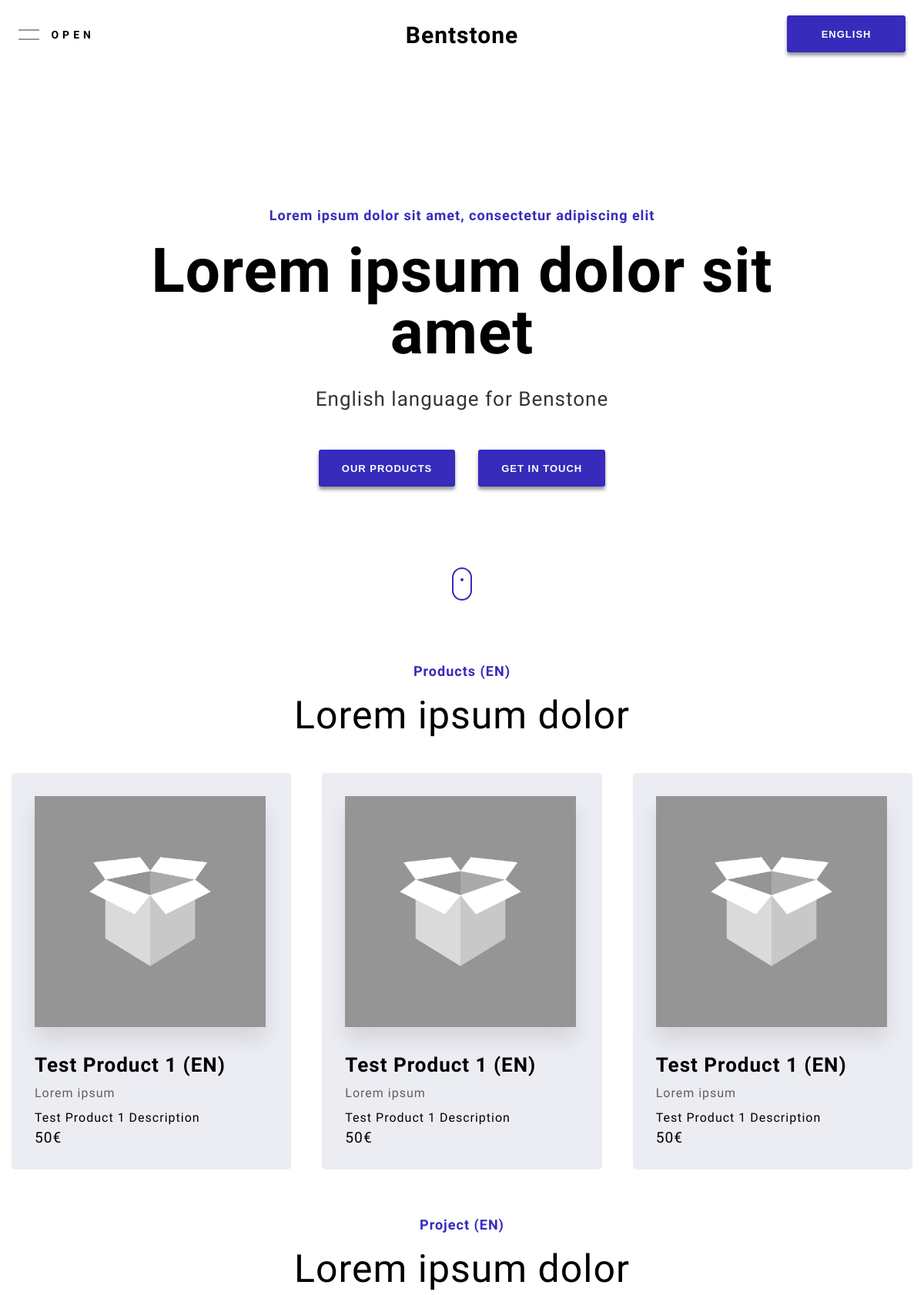
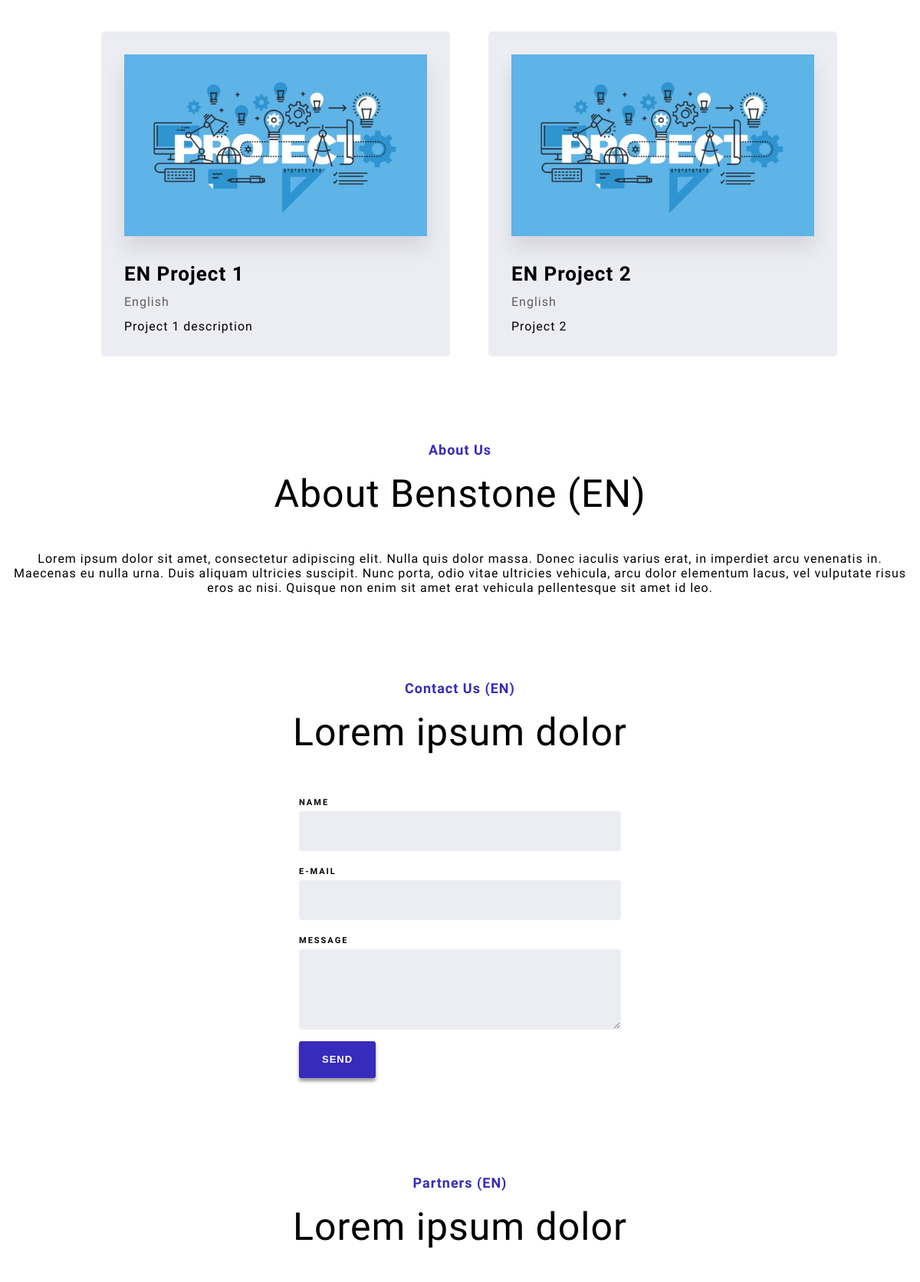
The page /en/ (upper part) on the database its author committed (2 pictures, top to bottom).
### Main/models.py (models this page shows, shortened)
class Menu(models.Model):
	open_button		= models.CharField(max_length=50)
	close_button	= models.CharField(max_length=50)
	home_button		= models.CharField(max_length=50)
	products_button	= models.CharField(max_length=50)
	projects_button	= models.CharField(max_length=50)
	about_us_button	= models.CharField(max_length=50)
	contact_button	= models.CharField(max_length=50)
	lang			= models.CharField(max_length=2, default="EN")

class HeroText(models.Model):
	text_1		= models.CharField(max_length=250)
	text_2		= models.CharField(max_length=250)
	text_3		= models.CharField(max_length=250)
	button_1	= models.CharField(max_length=250, default="Our products")
	button_2	= models.CharField(max_length=250, default="Get in touch")
	lang		= models.CharField(max_length=2, default="EN")

class ProductText(models.Model):
	title			= models.CharField(max_length=50)
	subtitle		= models.CharField(max_length=250)
	lang			= models.CharField(max_length=2, default="EN")

class Product(models.Model):
	name			= models.CharField(max_length=200)
	category		= models.CharField(max_length=200)
	description		= models.TextField()
	price			= models.CharField(max_length=30)
	name_az			= models.CharField(max_length=200)
	category_az		= models.CharField(max_length=200)
	description_az	= models.TextField()
	price_az		= models.CharField(max_length=30)
	name_ru			= models.CharField(max_length=200)
	category_ru		= models.CharField(max_length=200)
	description_ru	= models.TextField()
	price_ru		= models.CharField(max_length=30)
	name_tr			= models.CharField(max_length=200)
	category_tr		= models.CharField(max_length=200)
	description_tr	= models.TextField()
	price_tr		= models.CharField(max_length=30)
	image			= models.ImageField(upload_to="products/")

class ProjectText(models.Model):
	title			= models.CharField(max_length=50)
	subtitle		= models.CharField(max_length=250)
	lang			= models.CharField(max_length=2, default="EN")

class Project(models.Model):
	name			= models.CharField(max_length=200)
	category		= models.CharField(max_length=200)
	description		= models.TextField()
	name_az			= models.CharField(max_length=200)
	category_az		= models.CharField(max_length=200)
	description_az	= models.TextField()
	name_ru			= models.CharField(max_length=200)
	category_ru		= models.CharField(max_length=200)
	description_ru	= models.TextField()
	name_tr			= models.CharField(max_length=200)
	category_tr		= models.CharField(max_length=200)
	description_tr	= models.TextField()
	image			= models.ImageField(upload_to="projects/")

class AboutUsText(models.Model):
	title			= models.CharField(max_length=50)
	subtitle		= models.CharField(max_length=250)
	content			= models.TextField()
	lang			= models.CharField(max_length=2, default="EN")

class ContactText(models.Model):
	title			= models.CharField(max_length=50)
	subtitle		= models.CharField(max_length=250)
	name_field		= models.CharField(max_length=50)
	email_field		= models.CharField(max_length=50)
	message_field	= models.CharField(max_length=50)
	lang			= models.CharField(max_length=2, default="EN")

class PartnerText(models.Model):
	title			= models.CharField(max_length=50)
	subtitle		= models.CharField(max_length=250)
	lang			= models.CharField(max_length=2, default="EN")

### Main/views.py (the view)
# urls.py: path("en/", views.home, name="home"),
def home(request):
	data	= getAllInfo("EN")
	return render(request, "main/main.html", data)

### Main/templates/main/main.html (shortened to what this page needs)
<!DOCTYPE html>
<html>
<head>
	<link rel="stylesheet" href="https://cdn.jsdelivr.net/bxslider/4.2.12/jquery.bxslider.css">
	{% load static %}
	<link rel="stylesheet" type="text/css" href="{% static 'css/responsive.css' %}">
	<link rel="stylesheet" type="text/css" href="{% static 'css/main.css' %}">
	<link rel="stylesheet" type="text/css" href="{% static 'css/utils.css' %}">
</head>
<body>
	<div class="sticky-nav">
		<div class="nav">
			<div class="menu" id="menu-btn">
				<div class="burger">
					<div class="line-1"></div>
					<div class="line-2"></div>
				</div>
				<div class="text-wrapper">
					<div class="menu-text">{{ menu.open_button }}</div>
				</div>
			</div>
			<div class="title">Bentstone</div>
			<div class="lang-container">
				{% if lang == "EN" %}
					<button id="lang-btn" class="ArkButton">English</button>
					<a href="{% url 'home-az' %}" class="a-lang">
					</a>
					<a href="{% url 'home-ru' %}" class="a-lang">
					</a>
					<a href="{% url 'home-tr' %}" class="a-lang">
					</a>
				{% endif %}
			</div>
		</div>
	</div>
	<div class="hero">
		<div class="container">
			<div class="hero-text">
				<h4 class="sub-text">{{ hero.text_1 }}</h4>
				<div class="head-text">
					<div class="content-wrap">
						<h1 class="">{{ hero.text_2 }}</h1>
					</div>
				</div>
				<div class="mt-30">
					<p class="catch-phrase">{{ hero.text_3 }}</p>
				</div>
				<div id="hero-btn" class="mt-50 flex-center">
					<a href="#products">
						<button class="ArkButton">{{ hero.button_1 }}</button>
					</a>
					<div class="horizontal-divider"></div>
					<a href="#contact">
						<button class="ArkButton">{{ hero.button_2 }}</button>
					</a>
				</div>
			</div>
		</div>
			<div class="mouse-container">
			<div class="mouse">
				<div class="mouse-movement"></div>
			</div>
		</div>
	</div>
	<div id="products" class="products section mt-60">
		<div class="header mb-50">
			<h4 class="sub">{{ productTxt.title }}</h4>
			<div class="main">
				{{ productTxt.subtitle }}
			</div>
		</div>
		<div class="products-wrapper">
			<div class="products-list">
				{% if lang == "EN" %}
					{% for product in products %}
					<a href="{% url 'product' pid=product.id %}" class="product">
						<img src="{{ product.image.url }}">
						<h3 class="product-title">{{ product.name }}</h3>
						<p class="product-category">{{ product.category }}</p>
						<p class="product-description">{{ product.description }}</p>
						<p class="product-price">{{ product.price }}</p>
					</a>
					{% endfor %}
				{% endif %}
			</div>
		</div>
	</div>
	<div id="projects" class="projects section mt-60">
		<div class="header mb-50">
			<h4 class="sub">{{ projectTxt.title }}</h4>
			<div class="main">
				{{ projectTxt.subtitle }}
			</div>
		</div>
		<div class="projects-wrapper">
			<div class="projects-list carousel-projects">
				{% if lang == "EN" %}
					{% for project in projects %}
					<a href="{% url 'project' pid=project.id %}" class="project">
						<img src="{{ project.image.url }}">
						<h3 class="project-title">{{ project.name }}</h3>
						<p class="project-category">{{ project.category }}</p>
						<p class="project-description">{{ project.description }}</p>
					</a>
					{% endfor %}
				{% endif %}
			</div>
		</div>
	</div>
	<div id="about" class="about section mt-60">
		<div class="header mb-50">
			<h4 class="sub">{{ about.title }}</h4>
			<div class="main">
				{{ about.subtitle }}
			</div>
		</div>
		<div class="content align-center">
			<p>{{ about.content }}</p>
		</div>
	</div>
	<div id="contact" class="contact">
		<div class="container">
			<div class="header">
				<h4 class="sub">{{ contactTxt.title }}</h4>
				<div class="main">
					{{ contactTxt.subtitle }}
				</div>
			</div>
			<div class="mt-60">
				<div class="form-container">
					<form method="POST" action="{% url 'email' %}">
						<label>{{ contactTxt.name_field }}</label>
						<input type="text" class="input-field" name="name">
						<label>{{ contactTxt.email_field }}</label>
						<input type="email" class="input-field" name="email">
						<label>{{ contactTxt.message_field }}</label>
						<textarea name="message" class="text-field"></textarea>
						<div class="mt-15">
							<input type="submit" class="ArkButton" value="Send">
						</div>
					</form>
				</div>
			</div>
		</div>
	</div>
	<div class="partners section">
		<div class="header mb-50">
			<h4 class="sub">{{ partner_txt.title }}</h4>
			<div class="main">
				{{ partner_txt.subtitle }}
			</div>
		</div>
	</div>
</body>
</html>

### static/css/utils.css (style rules this page uses)
.mt-30 { margin-top: 30px }
.mt-50 { margin-top: 50px }
.mt-60 { margin-top: 60px }
.mb-50 { margin-bottom: 50px }
.section { max-width: 1200px; padding-left: 15px; padding-right: 15px; margin-right: auto; margin-left: auto; z-index: 900; position: relative; }
:root { --light: #fff; --brand: #362bbb; --sub: #ececf3; --light2: #2e313f; }
* { box-sizing: border-box; }
a { text-decoration: none; color: #fff; }
p, h1, h2, h3, h4, h5, h6 { margin: 0; }
.ArkButton { cursor: pointer; background: 0 0; height: 3rem; border-radius: 3px; padding: .9rem 1.5rem; font-weight: 500; border-style: solid; transition: color .3s, background-color .3s; overflow: hidden; position: relative; border-width: 0; outline: 0; white-space: nowrap; }
.ArkButton { display: inline-block; background: 0 0; border-color: transparent; color: #fff; padding: 0 1rem; font-size: 1rem; font-weight: 500; background: var(--brand); background-image: linear-gradient(135deg, #fff 50%, transparent 51%); background-size: 100px 100px; background-position: -50px -50px; background-repeat: no-repeat; transition: all ease 0.3s; box-shadow: 0 4px 4px rgba(0,0,0,.4); }
.ArkButton { padding-left: 30px; padding-right: 30px; font-weight: 700; text-transform: uppercase; font-size: 13px; letter-spacing: 1px; }
.flex-center { display: flex; align-self: center; justify-content: center; }
.align-center { text-align: center; }

### rows shown on the page
Menu: open_button "OPEN"
HeroText: text_1 "Lorem ipsum dolor sit amet, consectetur adipiscing elit", text_2 "Lorem ipsum dolor sit amet", text_3 "English language for Benstone", button_1 "OUR PRODUCTS", button_2 "GET IN TOUCH"
ProductText: title "Products (EN)", subtitle "Lorem ipsum dolor"
Product: image (picture), name "Test Product 1 (EN)", category "Lorem ipsum", description "Test Product 1 Description", price "50€"
Product: image (picture), name "Test Product 1 (EN)", category "Lorem ipsum", description "Test Product 1 Description", price "50€"
Product: image (picture), name "Test Product 1 (EN)", category "Lorem ipsum", description "Test Product 1 Description", price "50€"
ProjectText: title "Project (EN)", subtitle "Lorem ipsum dolor"
Project: image (picture), name "EN Project 1", category "English", description "Project 1 description"
Project: image (picture), name "EN Project 2", category "English", description "Project 2"
AboutUsText: title "About Us", subtitle "About Benstone (EN)", content "Lorem ipsum dolor sit amet, consectetur adipiscing elit. Nulla quis dolor massa. Donec iaculis varius erat, in imperdiet arcu venenatis in. Maecenas eu nulla urna. Duis aliquam ultricies suscipit. Nunc porta, odio vitae ultricies vehicula, arcu dolor elementum lacus, vel vulputate risus eros ac nisi. Quisque non enim sit amet erat vehicula pellentesque sit amet id leo."
ContactText: title "Contact Us (EN)", subtitle "Lorem ipsum dolor", name_field "NAME", email_field "E-MAIL", message_field "MESSAGE"
PartnerText: title "Partners (EN)", subtitle "Lorem ipsum dolor"
